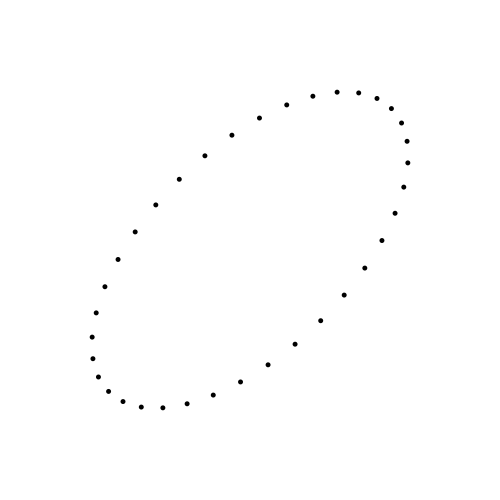
Frame 1 (no input)
Frame 60 (the mouse pressed at the canvas centre just before this capture): identical to frame 1, image omitted
Frame 120 (the mouse held since frame 60 and released just before this capture): identical to frame 1, image omitted

The Processing sketch that drew this single still picture (run headless with seeded random() and noise(); from frame 60 on, the mouse is pressed at the canvas centre):

// Processing sketch: round11
// ── round11.pde
float rw = 100; // 横の半径
float rh = 200; // 縦の半径
float angle = radians(45); // 楕円の傾く角度
void setup() {
  size(500,500);
  noStroke();
}

void draw() {
  background(255);
  fill(0);

  float cx = width/2;
  float cy = height/2;

  for (int i=0; i<360; i+=10) {
    float rad = radians(i);
    // 楕円（回転前）
    float x = rw * cos(rad);
    float y = rh * sin(rad);
    // 回転
    float xr = x * cos(angle) - y * sin(angle);
    float yr = x * sin(angle) + y * cos(angle);
    // 平行移動
    float ex = cx + xr;
    float ey = cy + yr;

    ellipse(ex, ey, 5, 5);
  }
}
